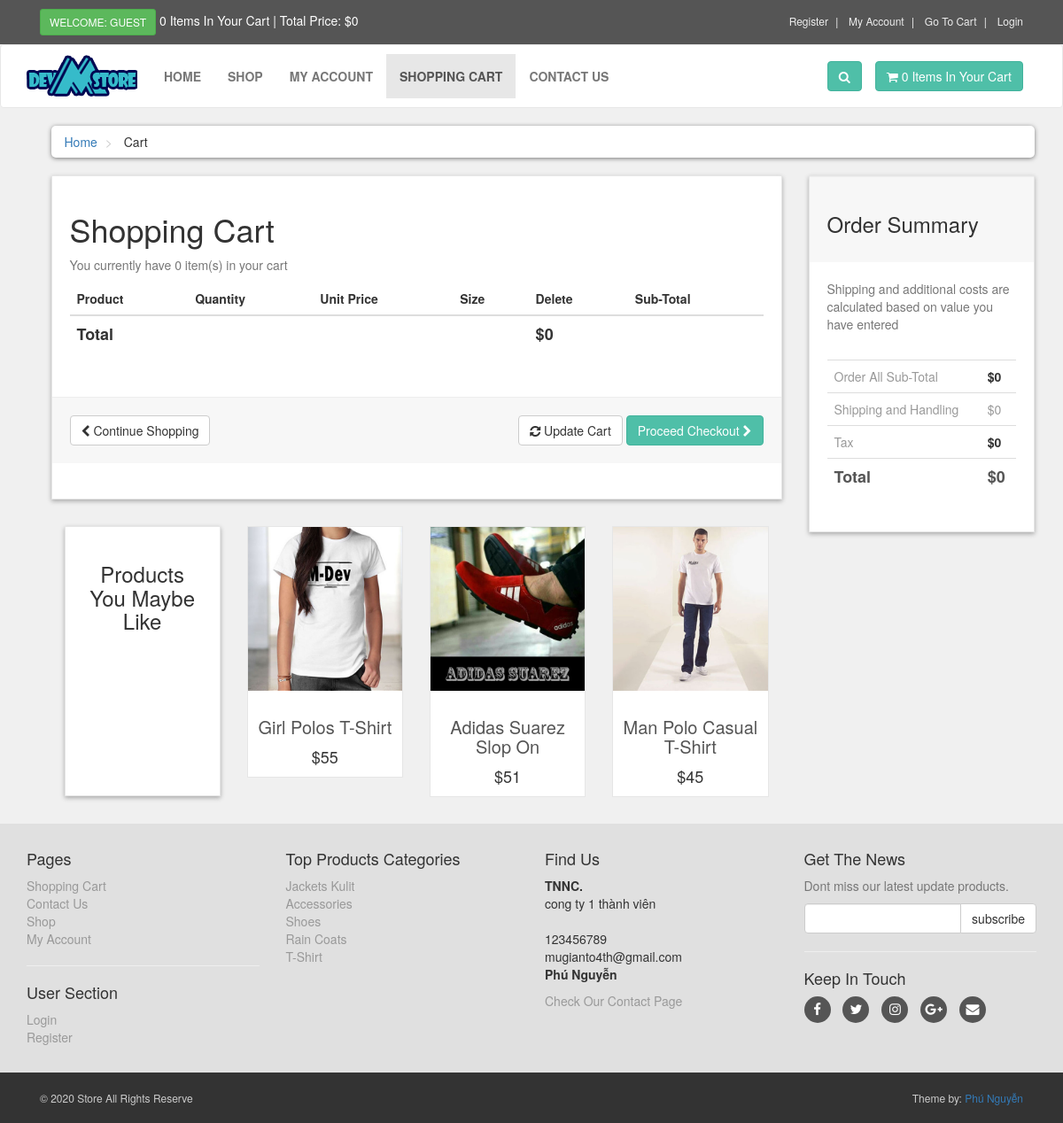
The app's page /cart.php with its own data.
### tables this page shows
CREATE TABLE IF NOT EXISTS `products` (
  `product_id` int(10) NOT NULL AUTO_INCREMENT,
  `p_cat_id` int(10) NOT NULL,
  `cat_id` int(10) NOT NULL,
  `date` timestamp NOT NULL DEFAULT current_timestamp() ON UPDATE current_timestamp(),
  `product_title` text NOT NULL,
  `product_img1` text NOT NULL,
  `product_img2` text NOT NULL,
  `product_img3` text NOT NULL,
  `product_price` int(10) NOT NULL,
  `product_keywords` text NOT NULL,
  `product_desc` text NOT NULL,
  PRIMARY KEY (`product_id`)
);

CREATE TABLE IF NOT EXISTS `product_categories` (
  `p_cat_id` int(10) NOT NULL AUTO_INCREMENT,
  `p_cat_title` text NOT NULL,
  `p_cat_desc` text NOT NULL,
  PRIMARY KEY (`p_cat_id`)
);

### cart.php (the view, shortened to what this page needs)
<?php
    include("includes/header.php");
?>
   <div id="content">
       <div class="container">
           <div class="col-md-12">
               <ul class="breadcrumb">
                   <li>
                       <a href="index.php">Home</a>
                   </li>
                   <li>
                       Cart
                   </li>
               </ul>
           </div>
           <div id="cart" class="col-md-9">
               <div class="box">
                   <form action="cart.php" method="post" enctype="multipart/form-data">
                       <h1>Shopping Cart</h1>
                       <?php
                       $ip_add = getRealIpUser();
                       $select_cart = "select * from cart where ip_add='$ip_add'";
                       $run_cart = mysqli_query($con,$select_cart);
                       $count = mysqli_num_rows($run_cart);
                       ?>
                       <p class="text-muted">You currently have <?php echo $count; ?> item(s) in your cart</p>
                       <div class="table-responsive">
                           <table class="table">
                               <thead>
                                   <tr>
                                       <th colspan="2">Product</th>
                                       <th>Quantity</th>
                                       <th>Unit Price</th>
                                       <th>Size</th>
                                       <th colspan="1">Delete</th>
                                       <th colspan="2">Sub-Total</th>
                                   </tr>
                               </thead>
                                  <?php
                                   $total = 0;
                                   ?>
                               <tfoot>
                                   <tr>
                                       <th colspan="5">Total</th>
                                       <th colspan="2">$<?php echo $total; ?></th>
                                   </tr>
                               </tfoot>
                           </table>
                       </div>
                       <div class="box-footer">
                           <div class="pull-left">
                               <a href="index.php" class="btn btn-default">
                                   <i class="fa fa-chevron-left"></i> Continue Shopping
                               </a>
                           </div>
                           <div class="pull-right">
                               <button type="submit" name="update" value="Update Cart" class="btn btn-default">
                                   <i class="fa fa-refresh"></i> Update Cart
                               </button>
                               <a href="checkout.php" class="btn btn-primary">
                                   Proceed Checkout <i class="fa fa-chevron-right"></i>
                               </a>
                           </div>
                       </div>
                   </form>
               </div>
               <div id="row same-heigh-row">
                   <div class="col-md-3 col-sm-6">
                       <div class="box same-height headline">
                           <h3 class="text-center">Products You Maybe Like</h3>
                       </div>
                   </div>
                   <?php
                   $get_products = "select * from products order by rand() LIMIT 0,3";
                   $run_products = mysqli_query($con,$get_products);
                   while($row_products=mysqli_fetch_array($run_products)){
                       $pro_id = urldecode($row_products['product_id']);
                       $pro_title = urldecode($row_products['product_title']);
                       $pro_price = urldecode($row_products['product_price']);
                       $pro_img1 = urldecode($row_products['product_img1']);
                       echo "
                    <div class='col-md-3 col-sm-6 center-responsive'>
                       <div class='product same-height'>
                           <a href='details.php?pro_id=$pro_id'>
                               <img class='img-responsive' src='admin_area/product_images/$pro_img1' alt='Product 6'>
                            </a>
                            <div class='text'>
                                <h3><a href='details.php?pro_id=$pro_id'> $pro_title </a></h3>
                                <p class='price'>$$pro_price</p>
                            </div>
                        </div>
                   </div>
                       ";
                   }
                   ?>
               </div>
           </div>
           <div class="col-md-3">
               <div id="order-summary" class="box">
                   <div class="box-header">
                       <h3>Order Summary</h3>
                   </div>
                   <p class="text-muted">
                       Shipping and additional costs are calculated based on value you have entered
                   </p>
                   <div class="table-responsive">
                       <table class="table">
                           <tbody>
                               <tr>
                                   <td> Order All Sub-Total </td>
                                   <th> $<?php echo $total; ?> </th>
                               </tr>
                               <tr>
                                   <td> Shipping and Handling </td>
                                   <td> $0 </td>
                               </tr>
                               <tr>
                                   <td> Tax </td>
                                   <th> $0 </th>
                               </tr>
                               <tr class="total">
                                   <td> Total </td>
                                   <th> $<?php echo $total; ?> </th>
                               </tr>
                           </tbody>
                       </table>
                   </div>
               </div>
           </div>
       </div>
   </div>
   <?php
    include("includes/footer.php");
    ?>
</body>
</html>

### includes/footer.php (shortened to what this page needs)
<div id="footer">
    <div class="container">
        <div class="row">
            <div class="col-sm-6 col-md-3">
               <h4>Pages</h4>
                <ul>
                    <li><a href="cart.php">Shopping Cart</a></li>
                    <li><a href="contact.php">Contact Us</a></li>
                    <li><a href="shop.php">Shop</a></li>
                    <li><a href="customer/my_account.php">My Account</a></li>
                </ul>
                <hr>
                <h4>User Section</h4>
                <ul>
                           <?php
                           if(!isset($_SESSION['customer_email'])){
                               echo"<a href='checkout.php'>Login</a>";
                           }else{
                              echo"<a href='customer/my_account.php?my_orders'>My Account</a>";
                           }
                           ?>
                    <li><a href="customer_register.php">Register</a></li>
                </ul>
            </div>
            <div class="com-sm-6 col-md-3">
                <h4>Top Products Categories</h4>
                <ul>
                    <?php
                        $get_p_cats = "select * from product_categories";
                        $run_p_cats = mysqli_query($con,$get_p_cats);
                        while($row_p_cats=mysqli_fetch_array($run_p_cats)){
                            $p_cat_id = urldecode($row_p_cats['p_cat_id']);
                            $p_cat_title = urldecode($row_p_cats['p_cat_title']);
                            echo "
                                <li>
                                    <a href='shop.php?p_cat=$p_cat_id'>
                                        $p_cat_title
                                    </a>
                                </li>
                            ";
                        }
                    ?>
                </ul>
            </div>
            <div class="col-sm-6 col-md-3">
                <h4>Find Us</h4>
                <p>
                <strong>TNNC.</strong>
                    <br/>cong ty 1 thành viên
                    <br/>
                    <br/>123456789
                    <br/>mugianto4th@gmail.com
                    <br/><strong>Phú Nguyễn</strong>
                </p>
                <a href="contact.php">Check Our Contact Page</a>
            </div>
            <div class="col-sm-6 col-md-3">
                <h4>Get The News</h4>
                <p class="text-muted">
                    Dont miss our latest update products.
                </p>
                <form action="https://feedburner.google.com/fb/a/mailverify" method="post" target="popupwindow" onsubmit="window.open('https://feedburner.google.com/fb/a/mailverify?uri=M-devMedia', 'popupwindow', 'scrollbars=yes,width=550,height=520');return true" method="post">
                    <div class="input-group">
                        <input type="text" class="form-control" name="email">
                        <span class="input-group-btn">
                            <input type="submit" value="subscribe" class="btn btn-default">
                        </span>
                    </div>
                </form>
                <hr>
                <h4>Keep In Touch</h4>
                <p class="social">
                    <a href="#" class="fa fa-facebook"></a>
                    <a href="#" class="fa fa-twitter"></a>
                    <a href="#" class="fa fa-instagram"></a>
                    <a href="#" class="fa fa-google-plus"></a>
                    <a href="#" class="fa fa-envelope"></a>
                </p>
            </div>
        </div>
    </div>
</div>
<div id="copyright">
    <div class="container">
        <div class="col-md-6">
            <p class="pull-left">&copy; 2020 Store All Rights Reserve</p>
        </div>
        <div class="col-md-6">
            <p class="pull-right">Theme by: <a href="#">Phú Nguyễn</a></p>
        </div>
    </div>
</div>

### styles/style.css (style rules this page uses)
body { font-size: 14px; line-height: 1.42857143; color: #333333; background: #f0f0f0; overflow-x: hidden; }
.btn-primary { color: rgb(255, 255, 255); background: rgb(79, 191, 168); border-color: rgb(65, 179, 156); }
.box { background: #ffffff; margin: 0 0 30px; border: solid 1px #e6e6e6; box-sizing: border-box; padding: 20px; box-shadow: 0px 2px 5px rgba(0, 0, 0, .3); }
#content { padding-left: 25px; }
#content .product { background: #ffffff; border: solid 1px #e6e6e6; margin-bottom: 30px; box-sizing: border-box; }
#content .product .text { padding: 10px 10px 0px; }
#content .product .text p.price { font-size: 18px; text-align: center; font-weight: 400; }
#content .product .text h3 { text-align: center; font-size: 20px; }
#content .product .text h3 a { color: rgb(85, 85, 85); }
.breadcrumb { padding: 8px 15px; margin-bottom: 20px; background: #ffffff; border-radius: 5px; box-shadow: 0px 1px 5px rgba(0, 0, 0, .5); }
.breadcrumb> li + li:before { content: ">\00a0"; color: #cccccc; }
#content .headline { height: 305px; }
#content #cart .table tfoot { font-size: 18px; }
.box .box-footer { background-color: #f7f7f7; margin: 30px -20px 20px; padding: 20px; border-top: 1px solid #eeeeee; }
.box .box-footer:before, .box .box-footer:after { content: ""; display: table; }
.box .box-footer:after { clear: both; }
.box .box-header { background-color: #f7f7f7; margin: -20px -20px 20px; padding: 20px; border-top: 1px solid #eeeeee; }
#content #order-summary table { margin-top: 20px; }
#content #order-summary table td { color: #999999; }
#content #order-summary table tr.total td, #content #order-summary table tr.total th { font-size: 18px; color: #555555; font-weight: 700; }
#footer { background: #e0e0e0; padding: 20px 0; }
#footer a { color: #999999; padding: 0; text-decoration: none; }
#footer ul { list-style: none; padding-left: 0px; }
#footer .social { text-align: left; }
#footer .social a { margin: 0px 10px 0px 0px; display: inline-block; color: #ffffff; width: 30px; height: 30px; border-radius: 15px; line-height: 30px; font-size: 15px; text-align: center; vertical-align: bottom; background: #555555; text-decoration: none; }
#copyright { background: #333333; color: #cccccc; padding: 20px 0px; font-size: 12px; }
#copyright p { margin: 0px; }

### records on screen
products: product_img1 (picture), product_title "Girl Polos T-Shirt", product_price "55"
products: product_img1 (picture), product_title "Adidas Suarez Slop On", product_price "51"
products: product_img1 (picture), product_title "Man Polo Casual T-Shirt", product_price "45"
product_categories: p_cat_title "Jackets Kulit"
product_categories: p_cat_title "Accessories"
product_categories: p_cat_title "Shoes"
product_categories: p_cat_title "Rain Coats"
product_categories: p_cat_title "T-Shirt"

### other values on screen
$count_items "0 0"
urldecode($total) "0"
$count "0"
$total "0"
